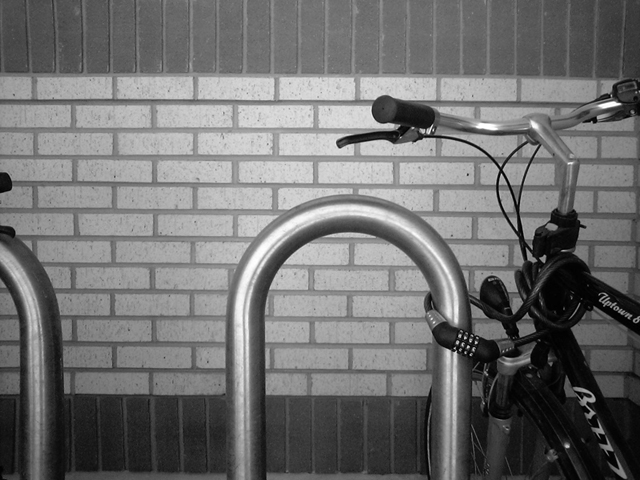
#> input picture lab_3/img/bike.bmp, 640 x 480 px
$ python main.py img/bike.bmp
#> lines starting #> are read from the running program, lines starting #| are printed output that depends on the picture; after the words box and inside, x2 and y2 are one past the last pixel; in counts of white or black regions, pixels touching at a corner belong together
### lab_1/main.py
from PIL import Image
import numpy as np
import sys
from fractions import Fraction

NEAREST = 0
BILINEAR = 1


# [109 lines left out: functions upsample, downsample, resample, resample_, not called in this run]


def grayscale(image: Image, linear_approximation: bool = False):
    width, height = image.size
    gray_img = Image.new('L', (width, height), 'white')
    for y in range(height):
        for x in range(width):
            orig_pixel = image.getpixel((x, y))
            if linear_approximation:
                pixel = int(
                    np.round(0.299 * orig_pixel[0]) + np.round(0.587 * orig_pixel[1]) + np.round(0.114 * orig_pixel[2]))
            else:
                pixel = np.mean(orig_pixel)
                pixel = int(np.round(pixel))
            gray_img.putpixel((x, y), pixel)
    return gray_img


def binarize(image: Image, invert: bool = False):
    width, height = image.size
    [hist, _] = np.histogram(image, bins=256, range=(0, 255))
    # Normalization
    hist = 1.0 * hist / np.sum(hist)
    max_val = -999
    threshold = -1
    for t in range(1, 255):
        weight_left = np.sum(hist[:t])
        weight_right = np.sum(hist[t:])
        mean_left = np.sum(np.array([i for i in range(t)]) * hist[:t]) / weight_left
        mean_right = np.sum(np.array([i for i in range(t, 256)]) * hist[t:]) / weight_right
        val = weight_left * (1 - weight_left) * np.power(mean_left - mean_right, 2)
        if max_val < val:
            max_val = val
            threshold = t
    print(f'Threshold is {threshold}')
    binarized_image = Image.new("1", (width, height), 'white')
    for y in range(height):
        for x in range(width):
            orig_pixel = image.getpixel((x, y))
            if invert:
                pixel = 255 if orig_pixel < threshold else 0
            else:
                pixel = 0 if orig_pixel < threshold else 255
            binarized_image.putpixel((x, y), pixel)
    return binarized_image


# [22 lines left out: function binarize_, not called in this run]


# [20 lines that do not run on import are left out]

### lab_3/main.py
import numpy
from PIL import Image
import numpy as np
import sys
import lab_1.main as sampling

img = Image.open(sys.argv[1])
#> img is the input picture: PIL image 640x480 RGBA; mean R, G, B, A 112.2, 112.2, 112.2, 255

# define kernal convolution function
# Prewitt Operator Mask
Gx = np.array([[-1, 0, 1], [-1, 0, 1], [-1, 0, 1]])
Gy = np.array([[-1, -1, -1], [0, 0, 0], [1, 1, 1]])

operator_spread = max([np.sum(x) for x in Gy])


# image X and filter F
def convolve(image_array, filter):
    """
    Convolution function a way of multiplying together two arrays of numbers, generally of different sizes,
    here grayscale image and sobel/prewitt kernels, to produce a third array of numbers of the same dimensionality.
    The convolution is performed by sliding the applied kernel over all the pixels of the image.

    Parameters
    ----------
    image_array : numpy.ndarray
        numpy ndarray of grayscale image
    filter: ndarray
        kernal of convolution function

    Returns
    -------
    result : numpy.ndarray
        ndarray of image_array with applied filter
    """

    # height and width of the image
    height = image_array.shape[0]
    width = image_array.shape[1]

    # height and width of the filter
    filter_height = filter.shape[0]
    filter_width = filter.shape[1]

    # filter's distances from centre to edges, i.e. indents from image edges
    vertical_indent = (filter_height - 1) // 2
    horizontal_indent = (filter_width - 1) // 2

    # output numpy matrix with height and width
    result = np.zeros((height, width))
    # iterate over all the pixel of image
    for i in np.arange(vertical_indent, height - vertical_indent):
        for j in np.arange(horizontal_indent, width - horizontal_indent):
            total = 0
            # iterate over the filter
            for k in np.arange(-vertical_indent, vertical_indent + 1):
                for l in np.arange(-horizontal_indent, horizontal_indent + 1):
                    # get the corresponding value from image and filter
                    window = image_array[i + k, j + l]
                    filtered = filter[vertical_indent + k, horizontal_indent + l]
                    total += (window * filtered)
            result[i, j] = total
    return result


def detect_edges(img: Image, gx, gy, invert_threshold: bool = False):
    print(img.mode)
    if img.mode in ["RGB", "RGBA"]:
        img = sampling.grayscale(img, True)
        img.save(sys.argv[1][:sys.argv[1].find(".bmp")] + "_gray" + sys.argv[1][sys.argv[1].find(".bmp"):])
    elif img.mode != "L":
        return None

    image_array = (np.array(img)).astype(int)

    # normalizing the vectors and mapping to 0 .. 255
    gx_norm = convolve(image_array, Gx) / (2 * operator_spread)
    gx_map = (gx_norm + np.abs(np.min(gx_norm)))
    gx_map = (gx_map / np.max(gx_map)) * 255
    Image.fromarray(gx_map.astype('uint8'), 'L').save(sys.argv[1][:sys.argv[1].find(".bmp")] + "_edges_gx_norm" + sys.argv[1][sys.argv[1].find(".bmp"):])

    gy_norm = convolve(image_array, Gy) / (2 * operator_spread)
    gy_map = (gy_norm + np.abs(np.min(gy_norm)))
    gy_map = (gy_map / np.max(gy_map)) * 255
    Image.fromarray(gy_map.astype('uint8'), 'L').save(sys.argv[1][:sys.argv[1].find(".bmp")] + "_edges_gy_norm" + sys.argv[1][sys.argv[1].find(".bmp"):])

    gradient = np.abs(gx_norm) + np.abs(gy_norm)
    gradient_norm = (gradient / np.max(gradient)) * 255
    img_grad_norm = Image.fromarray(gradient_norm.astype('uint8'), 'L')
    img_grad_norm.save(sys.argv[1][:sys.argv[1].find(".bmp")] + "_edges_g_norm" + sys.argv[1][sys.argv[1].find(".bmp"):])

    return sampling.binarize(img_grad_norm, invert_threshold)


if __name__ == "__main__":
    detect_edges(img, Gx, Gy).save(sys.argv[1][:sys.argv[1].find(".bmp")] + "_edges_g_bin" + sys.argv[1][sys.argv[1].find(".bmp"):])
#| RGBA
#> in grayscale, `gray_img = Image.new('L', (width, height), 'white')`: gray_img: PIL image 640x480 L; every value is 255
#> after the loop in convolve, `for i in np.arange(vertical_indent, height - vertical_indent):`:
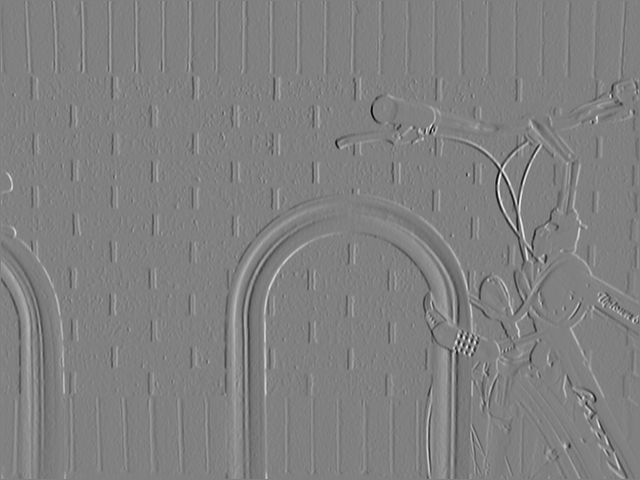
#> result: shape (480, 640) float64; min -579, max 567, mean -0.3; drawn with min black and max white
#> in detect_edges, `gx_map = (gx_norm + np.abs(np.min(gx_norm)))`:
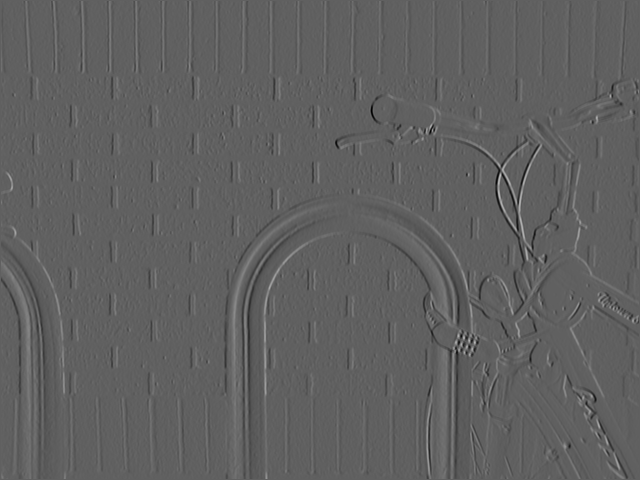
#> gx_map: shape (480, 640) float64; min 0, max 191, mean 96.4
#> after the loop in convolve (call 2), `for i in np.arange(vertical_indent, height - vertical_indent):`:
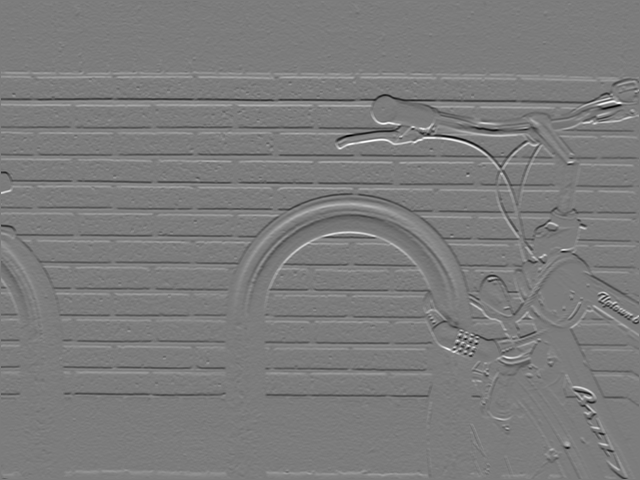
#> result: shape (480, 640) float64; min -550, max 577, mean -0.3; drawn with min black and max white
#> in detect_edges, `gy_map = (gy_norm + np.abs(np.min(gy_norm)))`:
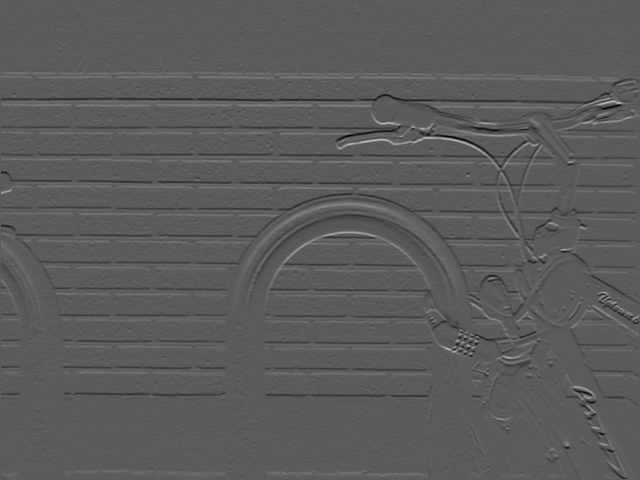
#> gy_map: shape (480, 640) float64; min 0, max 187.8, mean 91.6
#> in detect_edges, `gradient = np.abs(gx_norm) + np.abs(gy_norm)`:
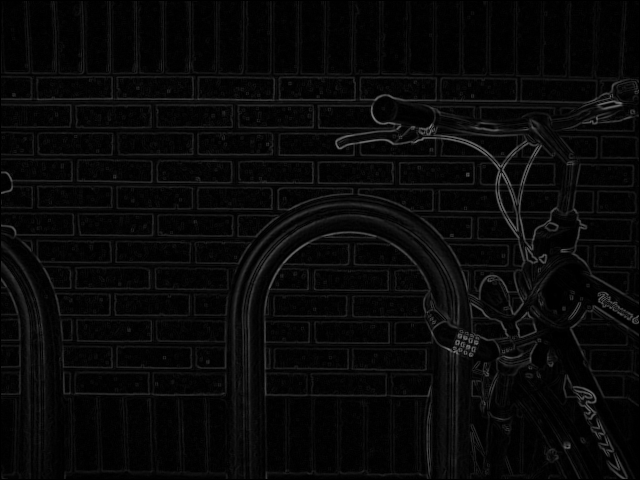
#> gradient: shape (480, 640) float64; min 0, max 130.7, mean 9
#> in detect_edges, `gradient_norm = (gradient / np.max(gradient)) * 255`:
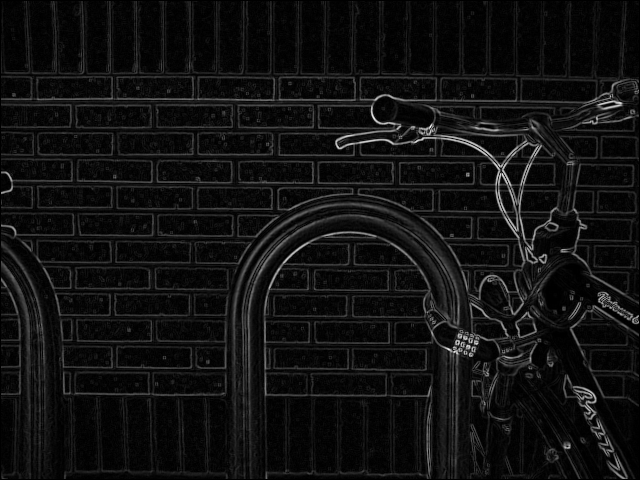
#> gradient_norm: shape (480, 640) float64; min 0, max 255, mean 17.6
#> in binarize, `[hist, _] = np.histogram(image, bins=256, range=(0, 255))`: hist = 256 values, max 21035 at index 3, min 0 at index 215, mean 1200
#> in binarize, `hist = 1.0 * hist / np.sum(hist)`: hist = 256 values, max 0.0685 at index 3, min 0 at index 215, mean 0.00391
#> the loop in binarize, `for t in range(1, 255):` made 254 passes
#> (weight_left, weight_right, mean_left, mean_right, val, max_val) on passes 1 to 12: (0.0313, 0.969, 0, 17.6, 9.38, 9.38), (0.079, 0.921, 0.604, 18.46, 23.2, 23.2), (0.14, 0.86, 1.22, 19.64, 40.99, 40.99), (0.209, 0.791, 1.8, 21.08, 61.44, 61.44), (0.276, 0.724, 2.33, 22.66, 82.55, 82.55), (0.338, 0.662, 2.82, 24.32, 103.4, 103.4), (0.394, 0.606, 3.27, 26, 123.3, 123.3), (0.443, 0.557, 3.69, 27.67, 142, 142), (0.485, 0.515, 4.06, 29.27, 158.7, 158.7), (0.521, 0.479, 4.4, 30.81, 174.1, 174.1), (0.553, 0.447, 4.73, 32.29, 187.9, 187.9), (0.581, 0.419, 5.03, 33.73, 200.5, 200.5)
#> (weight_left, weight_right, mean_left, mean_right, val) on passes 39 to 44: (0.881, 0.119, 10.44, 65.86, 322.7), (0.885, 0.115, 10.59, 66.96, 322.5), (0.891, 0.109, 10.78, 68.41, 321.9), (0.895, 0.105, 10.92, 69.48, 321.4), (0.899, 0.101, 11.06, 70.6, 320.7), (0.903, 0.0966, 11.2, 71.73, 319.8)
#> after the loop in binarize, `for t in range(1, 255):`: max_val = 322.8; threshold = 38
#| Threshold is 38
#> after the loop in binarize, `for y in range(height):`:
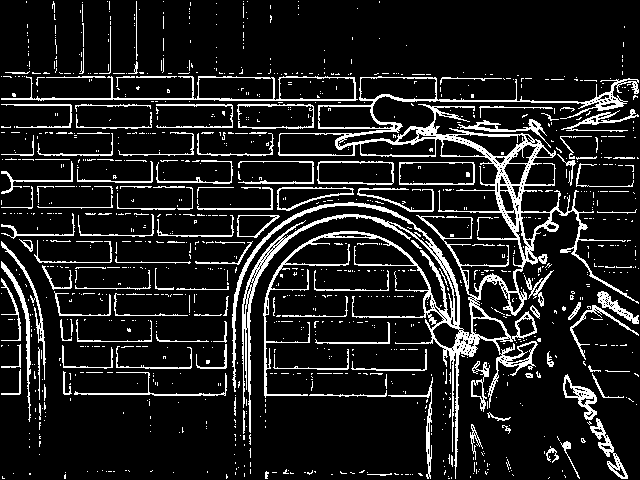
#> binarized_image: PIL image 640x480 1; 12.4% white in thin lines or dots
    # detect_edges(img, Gx, Gy, True).save(sys.argv[1][:sys.argv[1].find(".bmp")] + "_edges_g_bin_inv" + sys.argv[1][sys.argv[1].find(".bmp"):])

$ run again, on lab_3/img/lines.bmp
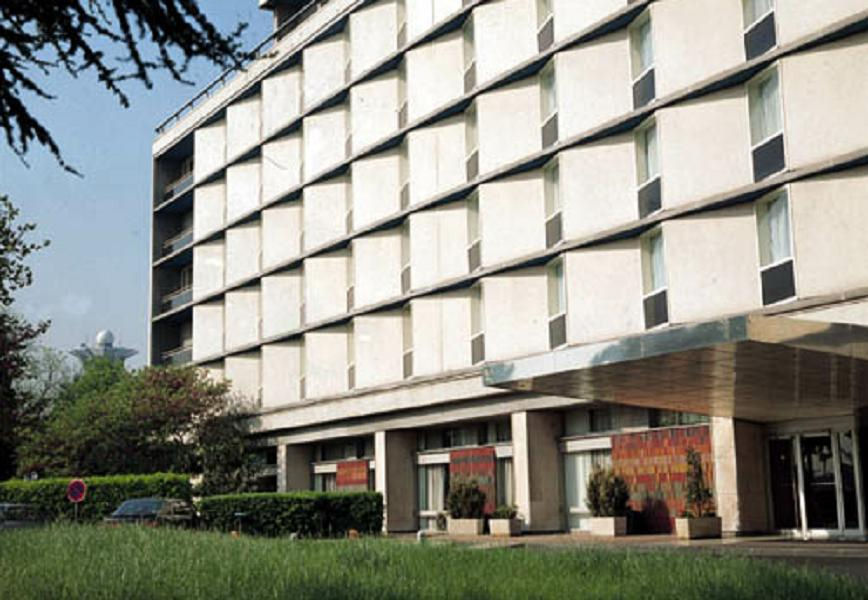
#> input picture lab_3/img/lines.bmp, 868 x 600 px
#> img is the input picture: PIL image 868x600 RGB; mean R, G, B 143, 143.6, 133.8
#| RGB
#> after the loop in convolve (call 2), `for i in np.arange(vertical_indent, height - vertical_indent):`:
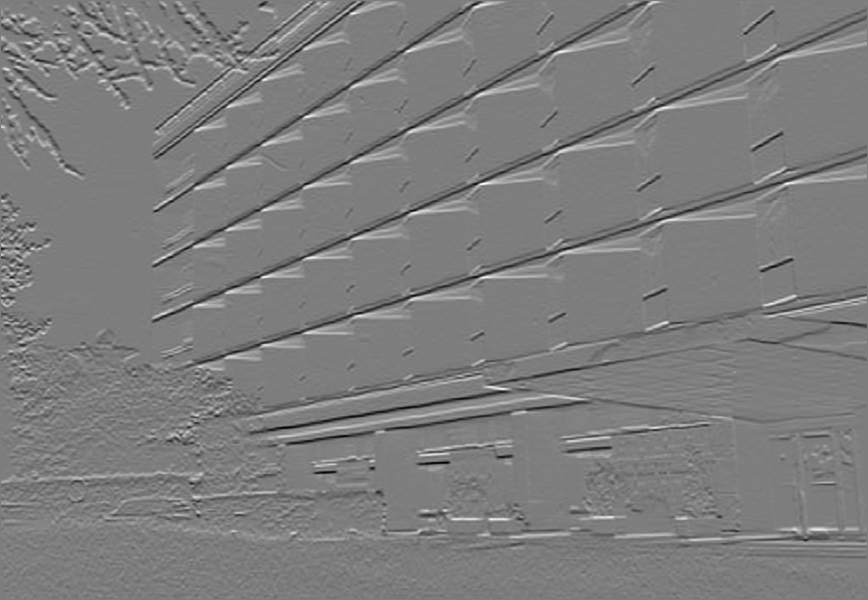
#> result: shape (600, 868) float64; min -544, max 558, mean -1; drawn with min black and max white
#> in binarize, `[hist, _] = np.histogram(image, bins=256, range=(0, 255))`: hist = 256 values, max 41696 at index 2, min 0 at index 231, mean 2034.4
#> in binarize, `hist = 1.0 * hist / np.sum(hist)`: hist = 256 values, max 0.0801 at index 2, min 0 at index 231, mean 0.00391
#> the loop in binarize, `for t in range(1, 255):` made 254 passes
#> (weight_left, weight_right, mean_left, mean_right, val, max_val) on passes 1 to 8: (0.0553, 0.945, 0, 24.43, 31.16, 31.16), (0.126, 0.874, 0.563, 26.33, 73.33, 73.33), (0.206, 0.794, 1.12, 28.79, 125.4, 125.4), (0.273, 0.727, 1.58, 31.15, 173.6, 173.6), (0.328, 0.672, 1.99, 33.38, 217.4, 217.4), (0.36, 0.64, 2.25, 34.77, 243.7, 243.7), (0.4, 0.6, 2.62, 36.69, 278.4, 278.4), (0.435, 0.565, 2.98, 38.56, 311.2, 311.2)
#> after the loop in binarize, `for t in range(1, 255):`: max_val = 744.7; threshold = 53
#| Threshold is 53
#> after the loop in binarize, `for y in range(height):`:
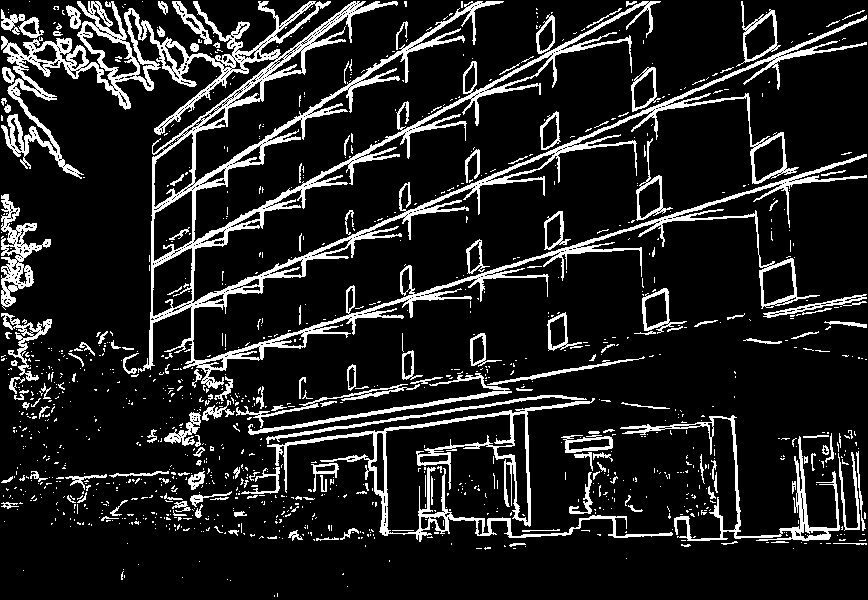
#> binarized_image: PIL image 868x600 1; 13.3% white; 1173 white regions (1005 under 20 px), largest, box (x1, y1, x2, y2) and area: (1, 1, 867, 389) 37050, (267, 398, 673, 542) 5528, (620, 415, 840, 541) 2731
